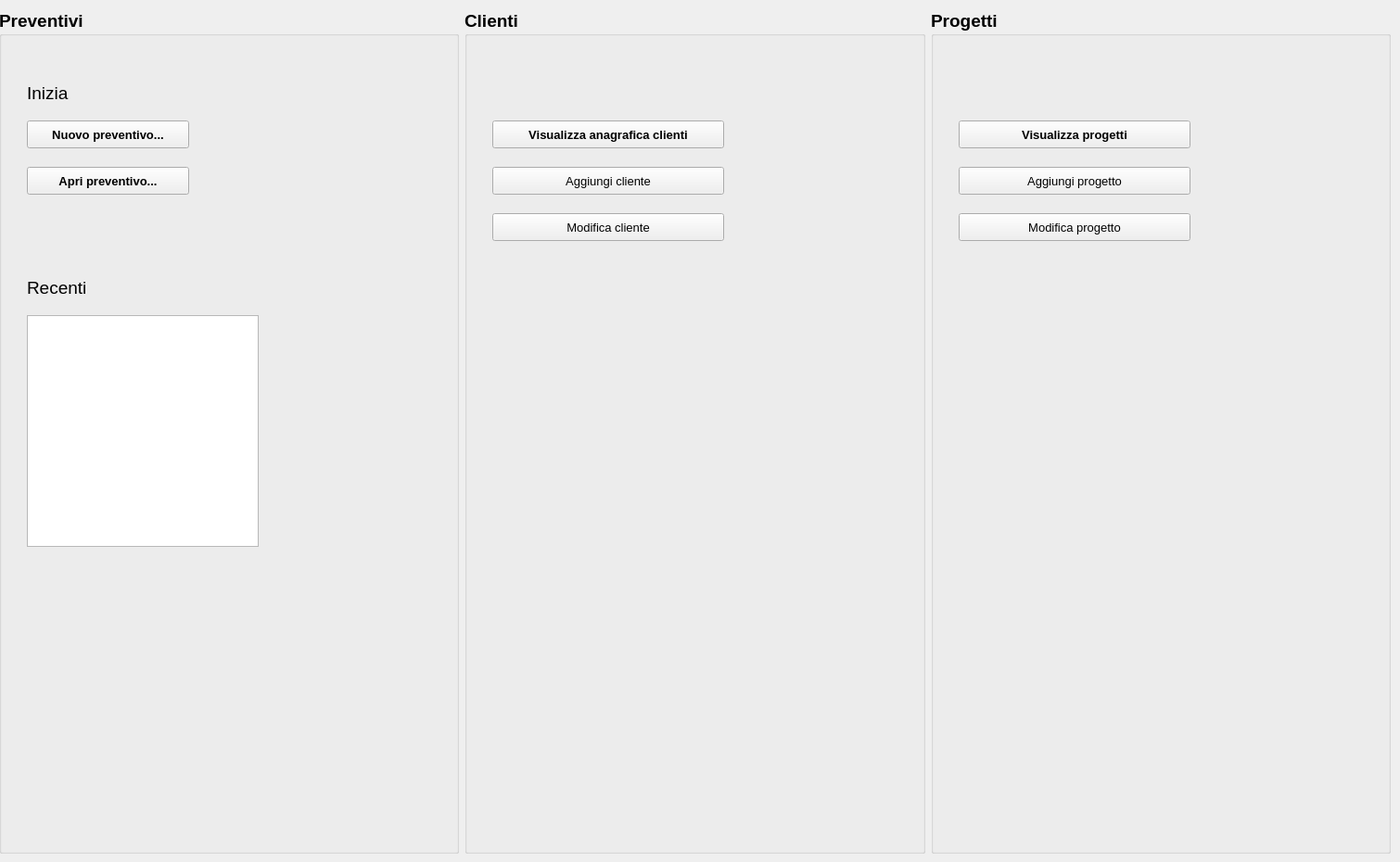
    <widget class="QWidget" name="pag_0">
     <widget class="QWidget" name="horizontalLayoutWidget">
      <property name="geometry">
       <rect>
        <x>-1</x>
        <y>10</y>
        <width>1501</width>
        <height>911</height>
       </rect>
      </property>
      <layout class="QHBoxLayout" name="horizontalLayout">
       <item>
        <widget class="QGroupBox" name="groupBox">
         <property name="font">
          <font>
           <pointsize>14</pointsize>
           <weight>75</weight>
           <bold>true</bold>
          </font>
         </property>
         <property name="title">
          <string>Preventivi</string>
         </property>
         <property name="flat">
          <bool>false</bool>
         </property>
         <property name="checkable">
          <bool>false</bool>
         </property>
         <widget class="QLabel" name="label_3">
          <property name="geometry">
           <rect>
            <x>30</x>
            <y>70</y>
            <width>51</width>
            <height>40</height>
           </rect>
          </property>
          <property name="font">
           <font>
            <pointsize>14</pointsize>
            <weight>50</weight>
            <bold>false</bold>
           </font>
          </property>
          <property name="text">
           <string>Inizia</string>
          </property>
         </widget>
         <widget class="QLabel" name="label_4">
          <property name="geometry">
           <rect>
            <x>30</x>
            <y>280</y>
            <width>71</width>
            <height>40</height>
           </rect>
          </property>
          <property name="font">
           <font>
            <pointsize>14</pointsize>
            <weight>50</weight>
            <bold>false</bold>
           </font>
          </property>
          <property name="text">
           <string>Recenti</string>
          </property>
         </widget>
         <widget class="QPushButton" name="btn_nuovo_prev">
          <property name="enabled">
           <bool>true</bool>
          </property>
          <property name="geometry">
           <rect>
            <x>30</x>
            <y>120</y>
            <width>175</width>
            <height>30</height>
           </rect>
          </property>
          <property name="font">
           <font>
            <pointsize>10</pointsize>
            <weight>75</weight>
            <italic>false</italic>
            <bold>true</bold>
           </font>
          </property>
          <property name="cursor">
           <cursorShape>PointingHandCursor</cursorShape>
          </property>
          <property name="text">
           <string>Nuovo preventivo...</string>
          </property>
         </widget>
         <widget class="QPushButton" name="btn_apri_prev">
          <property name="geometry">
           <rect>
            <x>30</x>
            <y>170</y>
            <width>175</width>
            <height>30</height>
           </rect>
          </property>
          <property name="font">
           <font>
            <pointsize>10</pointsize>
           </font>
          </property>
          <property name="cursor">
           <cursorShape>PointingHandCursor</cursorShape>
          </property>
          <property name="text">
           <string>Apri preventivo...</string>
          </property>
         </widget>
         <widget class="QListView" name="listView">
          <property name="geometry">
           <rect>
            <x>30</x>
            <y>330</y>
            <width>250</width>
            <height>250</height>
           </rect>
          </property>
         </widget>
        </widget>
       </item>
       <item>
        <widget class="QGroupBox" name="groupBox_2">
         <property name="font">
          <font>
           <pointsize>14</pointsize>
           <weight>75</weight>
           <bold>true</bold>
          </font>
         </property>
         <property name="title">
          <string>Clienti</string>
         </property>
         <widget class="QPushButton" name="btn_view_anagrafica">
          <property name="geometry">
           <rect>
            <x>30</x>
            <y>120</y>
            <width>250</width>
            <height>30</height>
           </rect>
          </property>
          <property name="font">
           <font>
            <pointsize>10</pointsize>
           </font>
          </property>
          <property name="cursor">
           <cursorShape>PointingHandCursor</cursorShape>
          </property>
          <property name="text">
           <string>Visualizza anagrafica clienti</string>
          </property>
         </widget>
         <widget class="QPushButton" name="btn_sc_agg_cliente">
          <property name="geometry">
           <rect>
            <x>30</x>
            <y>170</y>
            <width>250</width>
            <height>30</height>
           </rect>
          </property>
          <property name="font">
           <font>
            <pointsize>10</pointsize>
            <weight>50</weight>
            <bold>false</bold>
           </font>
          </property>
          <property name="cursor">
           <cursorShape>PointingHandCursor</cursorShape>
          </property>
          <property name="text">
           <string>Aggiungi cliente</string>
          </property>
         </widget>
         <widget class="QPushButton" name="btn_sc_edit_cliente">
          <property name="geometry">
           <rect>
            <x>30</x>
            <y>220</y>
            <width>250</width>
            <height>30</height>
           </rect>
          </property>
          <property name="font">
           <font>
            <pointsize>10</pointsize>
            <weight>50</weight>
            <bold>false</bold>
           </font>
          </property>
          <property name="cursor">
           <cursorShape>PointingHandCursor</cursorShape>
          </property>
          <property name="text">
           <string>Modifica cliente</string>
          </property>
         </widget>
        </widget>
       </item>
       <item>
        <widget class="QGroupBox" name="groupBox_3">
         <property name="font">
          <font>
           <pointsize>14</pointsize>
           <weight>75</weight>
           <bold>true</bold>
          </font>
         </property>
         <property name="title">
          <string>Progetti</string>
         </property>
         <widget class="QPushButton" name="btn_view_modelli">
          <property name="geometry">
           <rect>
            <x>30</x>
            <y>120</y>
            <width>250</width>
            <height>30</height>
           </rect>
          </property>
          <property name="font">
           <font>
            <pointsize>10</pointsize>
           </font>
          </property>
          <property name="cursor">
           <cursorShape>PointingHandCursor</cursorShape>
          </property>
          <property name="text">
           <string>Visualizza progetti</string>
          </property>
         </widget>
         <widget class="QPushButton" name="btn_agg_modello">
          <property name="geometry">
           <rect>
            <x>30</x>
            <y>170</y>
            <width>250</width>
            <height>30</height>
           </rect>
          </property>
          <property name="font">
           <font>
            <pointsize>10</pointsize>
            <weight>50</weight>
            <bold>false</bold>
           </font>
          </property>
          <property name="cursor">
           <cursorShape>PointingHandCursor</cursorShape>
          </property>
          <property name="text">
           <string>Aggiungi progetto</string>
          </property>
         </widget>
         <widget class="QPushButton" name="btn_edit_modello">
          <property name="geometry">
           <rect>
            <x>30</x>
            <y>220</y>
            <width>250</width>
            <height>30</height>
           </rect>
          </property>
          <property name="font">
           <font>
            <pointsize>10</pointsize>
            <weight>50</weight>
            <bold>false</bold>
           </font>
          </property>
          <property name="cursor">
           <cursorShape>PointingHandCursor</cursorShape>
          </property>
          <property name="text">
           <string>Modifica progetto</string>
          </property>
         </widget>
        </widget>
       </item>
      </layout>
     </widget>
    </widget>
